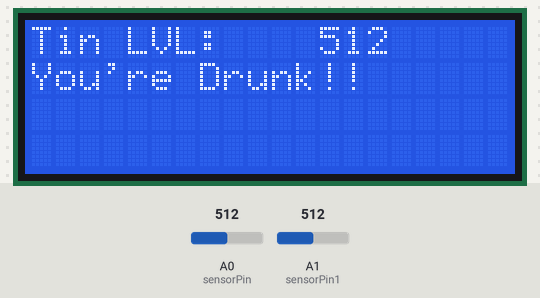
This sketch was run on a simulated Arduino Uno, built with avr-gcc and run on an emulated ATmega328P. Parts: 20×4 character LCD. Inputs (shaded band) come from the test bench; at power-on: A0 (sensorPin) = 512, A1 (sensorPin1) = 512. What the sketch prints to the serial monitor is not drawn.

Above: at 1.2 s.
1.3 s: A0 (sensorPin) set to 410
At 10.1 s:
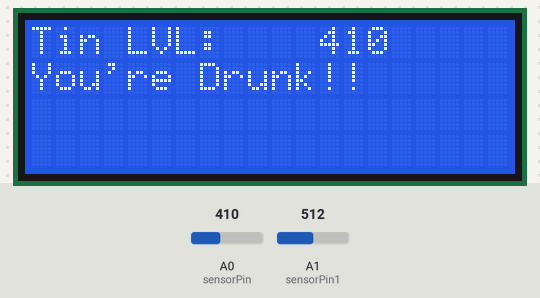
15.3 s: A0 (sensorPin) set to 382
At 18.8 s:
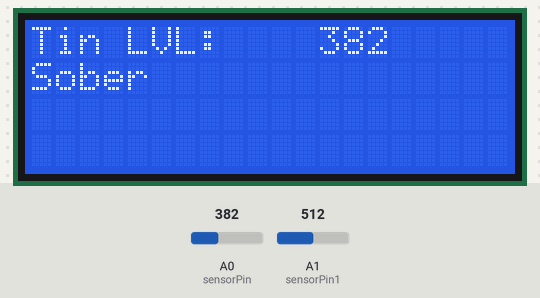
28.6 s: A1 (sensorPin1) set to 290
At 34.0 s:
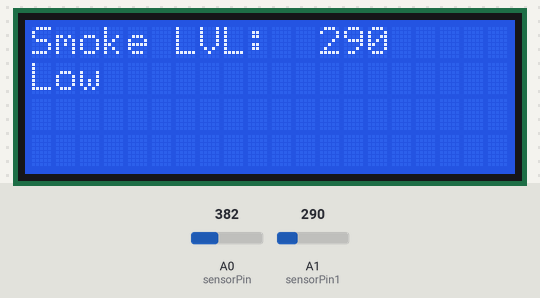
42.6 s: A1 (sensorPin1) set to 306
At 51.7 s:
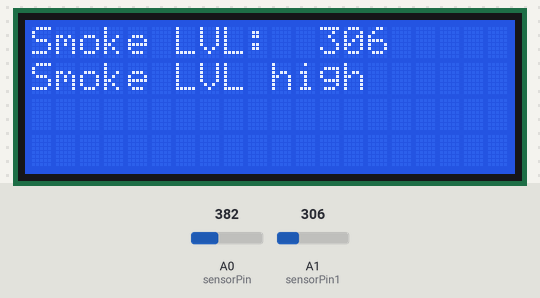
55.6 s: A0 (sensorPin) set to 306
At 60.6 s:
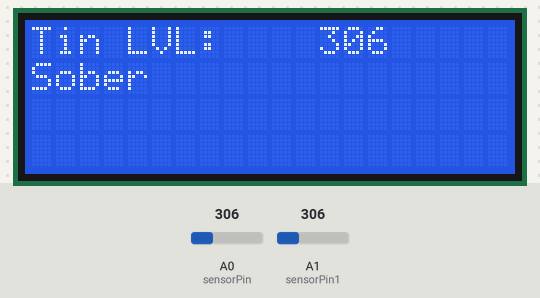
64.7 s: A1 (sensorPin1) set to 410
At 69.5 s:
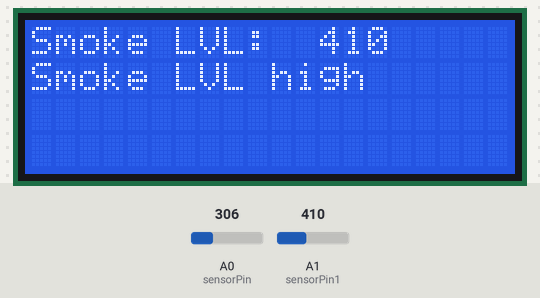
Timing chart, 0 to 71.0 s (numbered marks = the images above; inputs shaded):
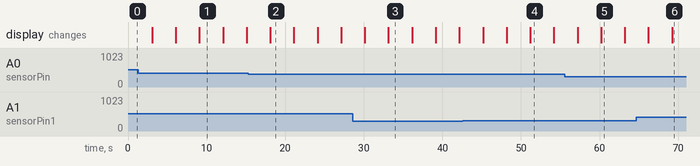

Measured:
- the behaviour switches between 401 and 400 on A0 (sensorPin) (found by bisection; images 1 and 2)
- after the input at 15.3 s, the display: changes after 2.8 s (image 2)
- after the input at 28.6 s, the display: first differs from a run without the input after 4.5 s (image 3)
- after the input at 42.6 s, the display: first differs from a run without the input after 8.6 s (image 4)
- what the display in image 1 shows lasts 3.0 s, from 9.1 s to 12.1 s

The sketch:

sensor_threshold.ino
```cpp
#include <LiquidCrystal.h>
#define BLYNK_PRINT Serial

LiquidCrystal lcd(12, 11, 5, 4, 3, 2);
const int ledPin = 13;

int sensorPin = A0;
int sensorPin1 = A1;

int value = 0;
int value1 = 0;

const int threshold = 400 ;
const int threshold1 = 300;


void setup()
{

  Serial.begin(115200);
  lcd.begin(20, 4);
  lcd.clear();
}


void loop()
{

  value = analogRead(0);
  value1 = analogRead(1);

  if (value > threshold)
  {
    digitalWrite(ledPin, HIGH);
    lcd.setCursor(0, 0);
    lcd.print("Tin LVL:");
    lcd.setCursor(12, 0);
    lcd.print(value);
   // Serial.println("alcohol");
    //Serial.println(value);
    lcd.setCursor(0, 1);
    lcd.print("You're Drunk!!");
    lcd.setCursor(12, 0);  // Set the cursor to the position
    lcd.print("      "); // Erase the largest possible number
    lcd.setCursor(12, 0);  // Reset the cursor to the original position
    lcd.print(value); // Print our value

    delay(3000);
    lcd.clear();

    if (value1 > threshold1){
    digitalWrite(ledPin, HIGH);
    lcd.setCursor(0, 0);
    lcd.print("Smoke LVL:");
    lcd.setCursor(12, 0);
    lcd.print(value1);
    //Serial.println("smoke");
    //Serial.println(value1);
    lcd.setCursor(0, 1);
    lcd.print("Smoke LVL high");
    lcd.setCursor(12, 0);  // Set the cursor to the position
    lcd.print("      "); // Erase the largest possible number
    lcd.setCursor(12, 0);  // Reset the cursor to the original position
    lcd.print(value1); // Print our value
    }
    else {
      digitalWrite(ledPin, LOW);
    lcd.setCursor(0, 0);
    lcd.print("Smoke LVL:");
    lcd.setCursor(12, 0);
    lcd.print(value1);
    //Serial.println(value1);
    lcd.setCursor(12, 0);  // Set the cursor to the position
    lcd.print("    "); // Erase the largest possible number
    lcd.setCursor(12, 0);  // Reset the cursor to the original position
    lcd.print(value1); // Print our value
    lcd.setCursor(0, 1);
    lcd.println("Low");
    lcd.setCursor(5, 1);
    lcd.print("  ");
      }

    delay(3000);
    lcd.clear();
  }
  else {
    digitalWrite(ledPin, LOW);
    lcd.setCursor(0, 0);
    lcd.print("Tin LVL:");
    lcd.setCursor(12, 0);
    lcd.print(value);
    //Serial.println(value);
    lcd.setCursor(12, 0);  // Set the cursor to the position
    lcd.print("    "); // Erase the largest possible number
    lcd.setCursor(12, 0);  // Reset the cursor to the original position
    lcd.print(value); // Print our value
    lcd.setCursor(0, 1);
    lcd.println("Sober");
    lcd.setCursor(5, 1);
    lcd.print("  ");

    delay(3000);
    lcd.clear();

    if (value1 > threshold1){
    digitalWrite(ledPin, HIGH);
    lcd.setCursor(0, 0);
    lcd.print("Smoke LVL:");
    lcd.setCursor(12, 0);
    lcd.print(value1);
    //Serial.println("smoke");
    //Serial.println(value1);
    lcd.setCursor(0, 1);
    lcd.print("Smoke LVL high");
    lcd.setCursor(12, 0);  // Set the cursor to the position
    lcd.print("      "); // Erase the largest possible number
    lcd.setCursor(12, 0);  // Reset the cursor to the original position
    lcd.print(value1); // Print our value
    }
    else {
      digitalWrite(ledPin, LOW);
    lcd.setCursor(0, 0);
    lcd.print("Smoke LVL:");
    lcd.setCursor(12, 0);
    lcd.print(value1);
    //Serial.println(value1);
    lcd.setCursor(12, 0);  // Set the cursor to the position
    lcd.print("    "); // Erase the largest possible number
    lcd.setCursor(12, 0);  // Reset the cursor to the original position
    lcd.print(value1); // Print our value
    lcd.setCursor(0, 1);
    lcd.println("Low");
    lcd.setCursor(5, 1);
    lcd.print("  ");
      }

  }

  delay(3000);
  lcd.clear();

String x = "";
String y = "";
x = String(value, DEC);
y = String(value1, DEC);
Serial.println(String(x + "," + y));
}
```
